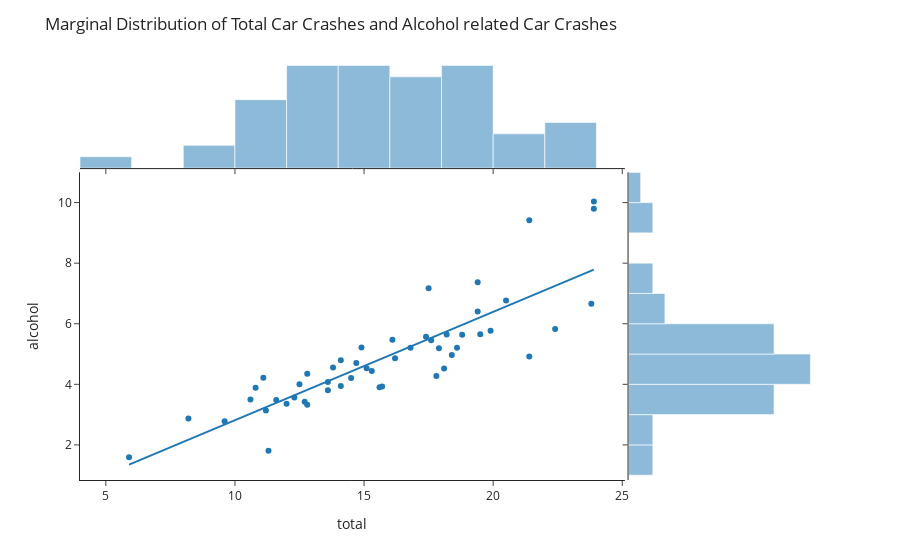

Notebook code cell kept with this figure:
### Markdown cell above
Let's see if there is any correlation between two of the columns in our dataset. We will be using marginal distribution plots from the `express` library. You can read more about this library [here](https://plotly.com/python/plotly-express/).

### Code cell
import plotly.express as px

fig = px.scatter(car_crashes, x="total", y="alcohol", marginal_x="histogram", marginal_y="histogram",
                trendline="ols", template="simple_white")
fig.update_layout(title_text='Marginal Distribution of Total Car Crashes and Alcohol related Car Crashes')
fig.show()

### Figure 1 — Plotly figure (JSON) as saved in the notebook; plotly's stock layout.template omitted (floating-point values rounded to 4 significant figures)
{"data": [{"hovertemplate": "total=%{x}<br>alcohol=%{y}<extra></extra>", "legendgroup": "", "marker": {"color": "#1F77B4", "symbol": "circle"}, "mode": "markers", "name": "", "orientation": "v", "showlegend": false, "type": "scatter", "x": [18.8, 18.1, 18.6, 22.4, 12, 13.6, 10.8, 16.2, 5.9, 17.9, 15.6, 17.5, 15.3, 12.8, 14.5, 15.7, 17.8, 21.4, 20.5, 15.1, 12.5, 8.2, 14.1, 9.6, 17.6, 16.1, 21.4, 14.9, 14.7, 11.6, 11.2, 18.4, 12.3, 16.8, 23.9, 14.1, 19.9, 12.8, 18.2, 11.1, 23.9, 19.4, 19.5, 19.4, 11.3, 13.6, 12.7, 10.6, 23.8, 13.8, 17.4], "xaxis": "x", "y": [5.64, 4.525, 5.208, 5.824, 3.36, 3.808, 3.888, 4.86, 1.593, 5.191, 3.9, 7.175, 4.437, 4.352, 4.205, 3.925, 4.272, 4.922, 6.765, 4.53, 4, 2.87, 3.948, 2.784, 5.456, 5.474, 9.416, 5.215, 4.704, 3.48, 3.136, 4.968, 3.567, 5.208, 10.04, 4.794, 5.771, 3.328, 5.642, 4.218, 9.799, 6.402, 5.655, 7.372, 1.808, 4.08, 3.429, 3.498, 6.664, 4.554, 5.568], "yaxis": "y"}, {"alignmentgroup": "True", "bingroup": "x", "hovertemplate": "total=%{x}<br>count=%{y}<extra></extra>", "legendgroup": "", "marker": {"color": "#1F77B4"}, "name": "", "offsetgroup": "", "opacity": 0.5, "showlegend": false, "type": "histogram", "x": [18.8, 18.1, 18.6, 22.4, 12, 13.6, 10.8, 16.2, 5.9, 17.9, 15.6, 17.5, 15.3, 12.8, 14.5, 15.7, 17.8, 21.4, 20.5, 15.1, 12.5, 8.2, 14.1, 9.6, 17.6, 16.1, 21.4, 14.9, 14.7, 11.6, 11.2, 18.4, 12.3, 16.8, 23.9, 14.1, 19.9, 12.8, 18.2, 11.1, 23.9, 19.4, 19.5, 19.4, 11.3, 13.6, 12.7, 10.6, 23.8, 13.8, 17.4], "xaxis": "x3", "yaxis": "y3"}, {"alignmentgroup": "True", "bingroup": "y", "hovertemplate": "alcohol=%{y}<br>count=%{x}<extra></extra>", "legendgroup": "", "marker": {"color": "#1F77B4"}, "name": "", "offsetgroup": "", "opacity": 0.5, "showlegend": false, "type": "histogram", "xaxis": "x2", "y": [5.64, 4.525, 5.208, 5.824, 3.36, 3.808, 3.888, 4.86, 1.593, 5.191, 3.9, 7.175, 4.437, 4.352, 4.205, 3.925, 4.272, 4.922, 6.765, 4.53, 4, 2.87, 3.948, 2.784, 5.456, 5.474, 9.416, 5.215, 4.704, 3.48, 3.136, 4.968, 3.567, 5.208, 10.04, 4.794, 5.771, 3.328, 5.642, 4.218, 9.799, 6.402, 5.655, 7.372, 1.808, 4.08, 3.429, 3.498, 6.664, 4.554, 5.568], "yaxis": "y2"}, {"hovertemplate": "<b>OLS trendline</b><br>alcohol = 0.357662 * total + -0.760761<br>R<sup>2</sup>=0.726949<br><br>total=%{x}<br>alcohol=%{y} <b>(trend)</b><extra></extra>", "legendgroup": "", "marker": {"color": "#1F77B4", "symbol": "circle"}, "mode": "lines", "name": "", "showlegend": false, "type": "scatter", "x": [5.9, 8.2, 9.6, 10.6, 10.8, 11.1, 11.2, 11.3, 11.6, 12, 12.3, 12.5, 12.7, 12.8, 12.8, 13.6, 13.6, 13.8, 14.1, 14.1, 14.5, 14.7, 14.9, 15.1, 15.3, 15.6, 15.7, 16.1, 16.2, 16.8, 17.4, 17.5, 17.6, 17.8, 17.9, 18.1, 18.2, 18.4, 18.6, 18.8, 19.4, 19.4, 19.5, 19.9, 20.5, 21.4, 21.4, 22.4, 23.8, 23.9, 23.9], "xaxis": "x", "y": [1.349, 2.172, 2.673, 3.03, 3.102, 3.209, 3.245, 3.281, 3.388, 3.531, 3.638, 3.71, 3.782, 3.817, 3.817, 4.103, 4.103, 4.175, 4.282, 4.282, 4.425, 4.497, 4.568, 4.64, 4.711, 4.819, 4.855, 4.998, 5.033, 5.248, 5.463, 5.498, 5.534, 5.606, 5.641, 5.713, 5.749, 5.82, 5.892, 5.963, 6.178, 6.178, 6.214, 6.357, 6.571, 6.893, 6.893, 7.251, 7.752, 7.787, 7.787], "yaxis": "y"}], "layout": {"barmode": "overlay", "legend": {"tracegroupgap": 0}, "margin": {"t": 60}, "title": {"text": "Marginal Distribution of Total Car Crashes and Alcohol related Car Crashes"}, "xaxis": {"anchor": "y", "domain": [0, 0.7363], "title": {"text": "total"}}, "xaxis2": {"anchor": "y2", "domain": [0.7413, 1], "matches": "x2", "showline": false, "showticklabels": false, "ticks": ""}, "xaxis3": {"anchor": "y3", "domain": [0, 0.7363], "matches": "x", "showticklabels": false}, "xaxis4": {"anchor": "y4", "domain": [0.7413, 1], "matches": "x2", "showline": false, "showticklabels": false, "ticks": ""}, "yaxis": {"anchor": "x", "domain": [0, 0.7326], "title": {"text": "alcohol"}}, "yaxis2": {"anchor": "x2", "domain": [0, 0.7326], "matches": "y", "showticklabels": false}, "yaxis3": {"anchor": "x3", "domain": [0.7426, 1], "matches": "y3", "showline": false, "showticklabels": false, "ticks": ""}, "yaxis4": {"anchor": "x4", "domain": [0.7426, 1], "matches": "y3", "showline": false, "showticklabels": false, "ticks": ""}}}
